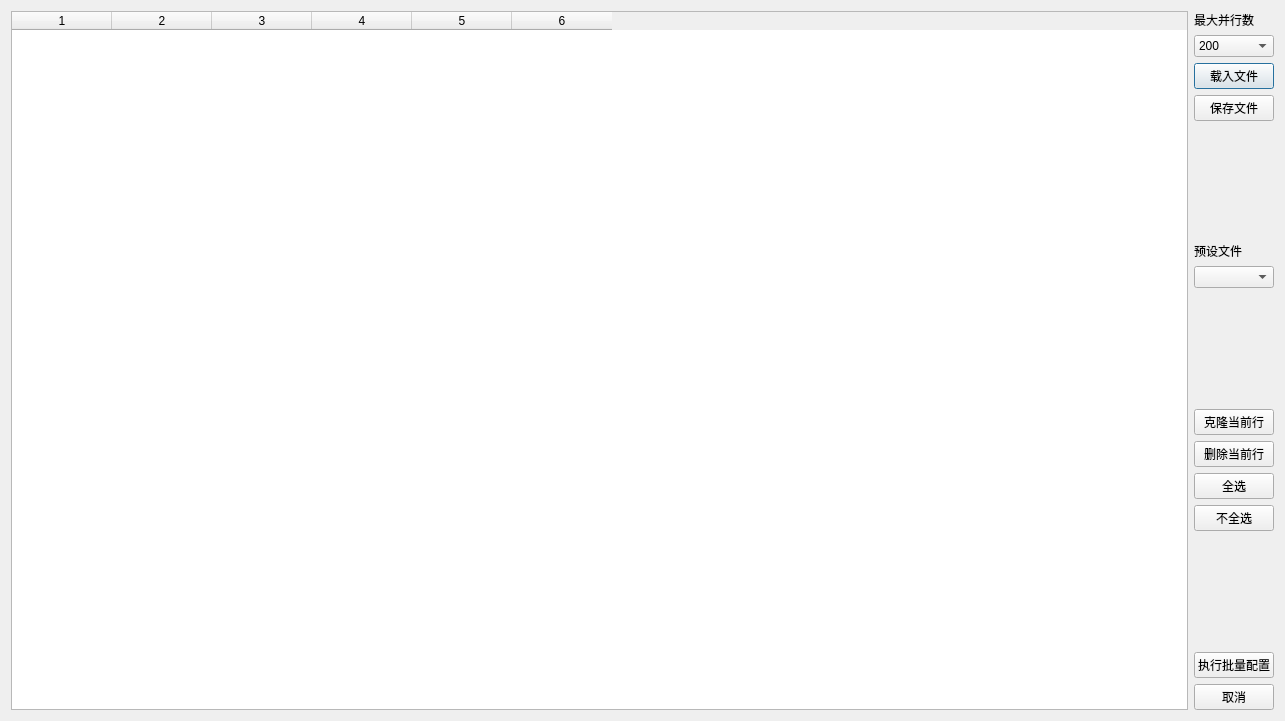
<?xml version="1.0" encoding="UTF-8"?>
<ui version="4.0">
 <class>Batch</class>
 <widget class="QDialog" name="Batch">
  <property name="geometry">
   <rect>
    <x>0</x>
    <y>0</y>
    <width>1285</width>
    <height>721</height>
   </rect>
  </property>
  <property name="windowTitle">
   <string>批量目标配置页面</string>
  </property>
  <layout class="QHBoxLayout" name="horizontalLayout">
   <item>
    <widget class="QTableWidget" name="tableWidget">
     <property name="columnCount">
      <number>6</number>
     </property>
     <column/>
     <column/>
     <column/>
     <column/>
     <column/>
     <column/>
    </widget>
   </item>
   <item>
    <layout class="QVBoxLayout" name="verticalLayout">
     <item>
      <widget class="QLabel" name="label_2">
       <property name="text">
        <string>最大并行数</string>
       </property>
      </widget>
     </item>
     <item>
      <widget class="QComboBox" name="comboBoxMaxBatch">
       <item>
        <property name="text">
         <string>200</string>
        </property>
       </item>
       <item>
        <property name="text">
         <string>100</string>
        </property>
       </item>
       <item>
        <property name="text">
         <string>50</string>
        </property>
       </item>
       <item>
        <property name="text">
         <string>20</string>
        </property>
       </item>
       <item>
        <property name="text">
         <string>2</string>
        </property>
       </item>
      </widget>
     </item>
     <item>
      <widget class="QPushButton" name="pushButton">
       <property name="text">
        <string>载入文件</string>
       </property>
      </widget>
     </item>
     <item>
      <widget class="QPushButton" name="pushButton_2">
       <property name="text">
        <string>保存文件</string>
       </property>
      </widget>
     </item>
     <item>
      <spacer name="verticalSpacer_3">
       <property name="orientation">
        <enum>Qt::Vertical</enum>
       </property>
       <property name="sizeHint" stdset="0">
        <size>
         <width>20</width>
         <height>40</height>
        </size>
       </property>
      </spacer>
     </item>
     <item>
      <widget class="QLabel" name="label">
       <property name="text">
        <string>预设文件</string>
       </property>
      </widget>
     </item>
     <item>
      <widget class="QComboBox" name="comboBox"/>
     </item>
     <item>
      <spacer name="verticalSpacer">
       <property name="orientation">
        <enum>Qt::Vertical</enum>
       </property>
       <property name="sizeHint" stdset="0">
        <size>
         <width>20</width>
         <height>40</height>
        </size>
       </property>
      </spacer>
     </item>
     <item>
      <widget class="QPushButton" name="pushButton_5">
       <property name="text">
        <string>克隆当前行</string>
       </property>
      </widget>
     </item>
     <item>
      <widget class="QPushButton" name="pushButton_6">
       <property name="text">
        <string>删除当前行</string>
       </property>
      </widget>
     </item>
     <item>
      <widget class="QPushButton" name="pushButton_7">
       <property name="text">
        <string>全选</string>
       </property>
      </widget>
     </item>
     <item>
      <widget class="QPushButton" name="pushButton_8">
       <property name="text">
        <string>不全选</string>
       </property>
      </widget>
     </item>
     <item>
      <spacer name="verticalSpacer_2">
       <property name="orientation">
        <enum>Qt::Vertical</enum>
       </property>
       <property name="sizeHint" stdset="0">
        <size>
         <width>20</width>
         <height>40</height>
        </size>
       </property>
      </spacer>
     </item>
     <item>
      <widget class="QPushButton" name="pushButton_3">
       <property name="text">
        <string>执行批量配置</string>
       </property>
      </widget>
     </item>
     <item>
      <widget class="QPushButton" name="pushButton_4">
       <property name="text">
        <string>取消</string>
       </property>
      </widget>
     </item>
    </layout>
   </item>
  </layout>
 </widget>
 <resources/>
 <connections/>
</ui>
